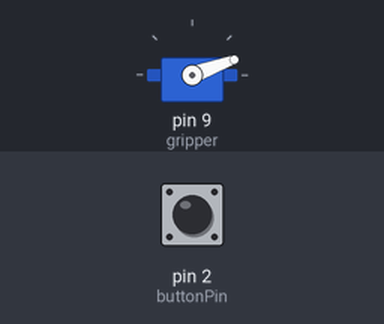
The sketch below on a simulated Arduino Uno, built with avr-gcc and run on an emulated ATmega328P. On the bench: servo. The test bench sets the inputs (shaded band); at power-on: pin 2 (buttonPin) HIGH.

Above: at 1.2 s.
1.3 s: pin 2 (buttonPin) pulled LOW for 0.15 s
At 1.4 s:
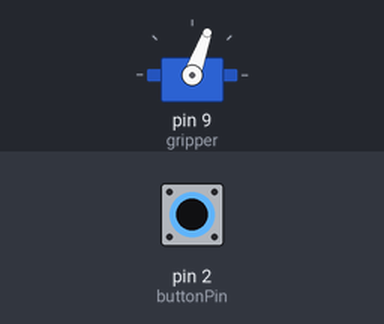
2.9 s: pin 2 (buttonPin) pulled LOW for 3.2 s
At 7.0 s:
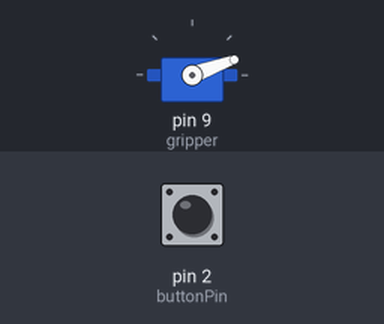
Timing chart, 0 to 8.5 s (numbered marks = the images above; inputs shaded):
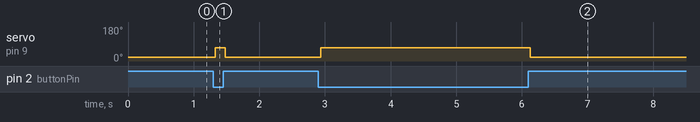

The sketch:

chapter10.ino
```cpp
#include <Servo.h>
Servo gripper;
const byte buttonPin=2;
const int openAngle=20,closedAngle=70; // Calibrate without load.
bool previous=HIGH,stable=HIGH;
unsigned long changedAt=0;
void setup(){pinMode(buttonPin,INPUT_PULLUP);gripper.attach(9);gripper.write(openAngle);}
void loop(){
 unsigned long now=millis();bool raw=digitalRead(buttonPin);
 if(raw!=previous){previous=raw;changedAt=now;}
 if(now-changedAt>=25&&stable!=raw){stable=raw;gripper.write(stable==LOW?closedAngle:openAngle);}
 delay(5);
}
```

Measured:
- after the input at 1.3 s, servo on pin 9 (gripper): 20° → 70° at once, → 20° 0.16 s later
- after the input at 2.9 s, servo on pin 9 (gripper): 20° → 70° at once, → 20° 3.2 s later
